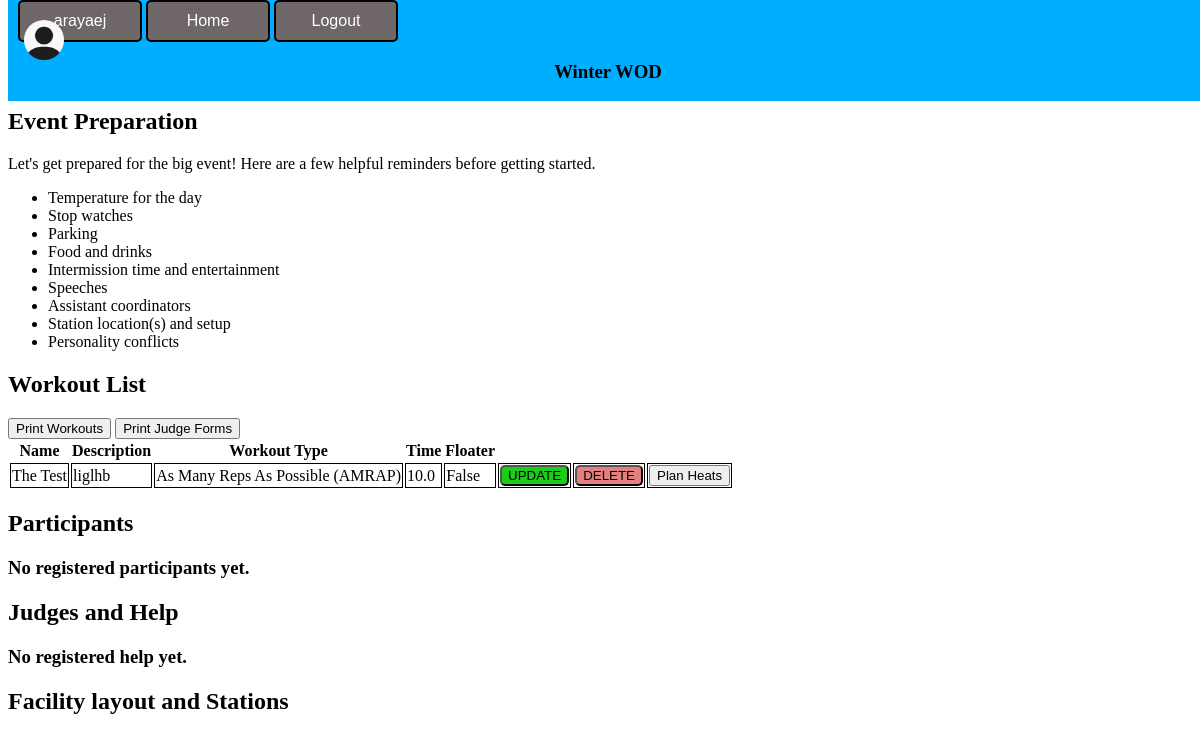
The page /event/prepare/Winter WOD (signed in) on the database its author committed.
### PlanIFYWOD/models.py (models this page shows, shortened)
class Event(models.Model):
    event_id = models.AutoField(primary_key=True, unique=True)
    event_host_user = models.ForeignKey(UserAccount, on_delete=models.CASCADE, db_column='username')
    event_host_affiliate = models.ForeignKey(Affiliate, on_delete=models.CASCADE, related_name='+', blank=True, null=True)
    event_status = models.CharField(max_length=25, choices=EVENT_STATUS, default='ACTIVE',null=False)
    event_name = models.CharField(max_length=100, unique=True)
    event_date_created = models.DateField(null=False, auto_now=True)
    event_date = models.DateField(null=False)
    event_start_time = models.TimeField(null=True, blank=True)
    event_size = models.CharField(max_length=10, choices=SIZE, default='50-100', null=False)
    event_location = models.CharField(max_length=100)
    event_address = models.CharField(max_length=100)
    event_city = models.CharField(max_length=100, null=True, blank=True)
    event_zip = models.IntegerField(null=True, blank=True)
    event_country = models.CharField(max_length=50, null=True)
    event_state = models.CharField(max_length=30, null=True)
    event_phone_number = models.CharField(max_length=20)
    event_description = models.TextField(max_length=100, null=True, blank=True)
    event_long_description = models.TextField(max_length=512, null=True, blank=True)
    event_tshirts = models.BooleanField(default=False)
    event_tshirts_price = models.FloatField(null=True, blank=True, default=0.00)
    event_tshirt_image = models.ImageField(upload_to='shirt-images', null=True, blank=True)
    event_type = models.TextField(max_length=20, choices=EVENT_TYPE, default='Individual',null=False)
    event_registration_date_open = models.DateField(null=True, blank=True)
    event_registration_date_close = models.DateField(null=True, blank=True)
    event_price_athlete = models.FloatField(default=0.00)
    event_price_general = models.FloatField(default=0.00)
    event_promo_code = models.BooleanField(default=False)
    event_waiver = models.BooleanField(default=False)
    event_waiver_document = models.FileField(null=True, blank=True)
    event_prizes = models.BooleanField(default=False)
    event_banner = models.ImageField(upload_to='images/', null=True, blank=True)
    event_vendors = models.BooleanField(default=False)
    def __str__(self) -> str:
        return self.event_name

class EventWorkOut(models.Model):
    id = models.AutoField(unique=True, primary_key=True)
    event = models.ForeignKey(Event, on_delete=models.CASCADE)
    workout_name = models.CharField(max_length=50, blank=True)
    workout_type = models.CharField(max_length=50, choices=WORKOUT_TYPES)
    workout_description = models.TextField(max_length=250, blank=True, null=True)
    workout_time = models.FloatField(null=True, blank=True)
    workout_floater = models.BooleanField(default=False)
    workout_demo = models.FileField(null=True, blank=True)

### PlanIFYWOD/views.py (the view)
# urls.py: path('event/prepare/<str:event>', views.prepareevent, name='PrepareEvent'),
@login_required(login_url='SignIn')
def prepareevent(request, event):
    usern = UserAccount.objects.get(username=request.user)
    event = Event.objects.get(event_name=event)
    workoutlist = EventWorkOut.objects.filter(event=event)
    help = None#EventParticipant.objects.filter(event=event, role='Judge')
    athletes = EventParticipant.objects.filter(event_name=event).values()
    return render(request, 'PlanIFYweb/eventprepare.html', {'pagename': event, 'workout_list':workoutlist, 'help': help, 'athletes':athletes})

### PlanIFYWOD/templates/PlanIFYweb/eventprepare.html (shortened to what this page needs)
{% extends 'PlanIFYweb/navbar.html' %}
{% block content %}
<body>
    <div class="filler">
        <h1 class="filler-text">filler</h1>
    </div>
    <h2>Event Preparation</h2>
    <div>
        <p>
            Let's get prepared for the big event!
            Here are a few helpful reminders before getting started.
            <ul>
                <li>Temperature for the day</li>
                <li>Stop watches</li>
                <li>Parking</li>
                <li>Food and drinks</li>
                <li>Intermission time and entertainment</li>
                <li>Speeches</li>
                <li>Assistant coordinators</li>
                <li>Station location(s) and setup</li>
                <li>Personality conflicts</li>
            </ul>
        </p>
    </div>
    <div>
        <h2>Workout List</h2>
        <button>Print Workouts</button>
        <button>Print Judge Forms</button>
        <div class="add-workout-form">
            <table class="workout-table">
                <tr>
                    <th>Name</th>
                    <th>Description</th>
                    <th>Workout Type</th>
                    <th>Time</th>
                    <th>Floater</th>
                </tr>
                {% for workout in workout_list %}
                <tr>
                    <td>{{workout.workout_name}}</td>
                    <td>{{workout.workout_description}}</td>
                    <td>{{workout.workout_type}}</td>
                    <td>{{workout.workout_time}}</td>
                    <td>{{workout.workout_floater}}</td>
                    <td><button class="update-btn">UPDATE</button></td>
                    <td><button class="delete-btn">DELETE</button></td>
                    <td><button id="plan-heat">Plan Heats</button></td>
                </tr>
                {% endfor %}
            </table>
        </div>
    </div>
    <div>
        <h2>Participants</h2>
        {% if athletes %}
            {% for athlete in athletes %}
            <div class="athlete-list-main" id="athlete-list-main" style="border: 1px solid black; width: 18%; margin: 5px;"> {{athlete.first_name_of_participant}} {{athlete.last_name_of_participant}} - {{athlete.class_type}}</div>
            {% endfor %}
    {% else %}
    <h3>No registered participants yet.</h3>
    {% endif%}
    </div>
    <div>
        <h2>Judges and Help</h2>
        {% if help %}
            <ol>
                {% for helpers in help %}
                <li> {{helpers.first_name}} {{helpers.last_name}}</li>
                {% endfor %}
            </ol>
        {% else %}
        <h3>No registered help yet.</h3>
        {% endif%}
    </div>
    <div>
        <h2>Facility layout and Stations</h2>
    </div>
</body>
{% endblock %}

### PlanIFYWOD/templates/PlanIFYweb/navbar.html (shortened to what this page needs)
{% load static %}
<!DOCTYPE html>
<html>
    <head>
        <link rel="stylesheet" type="text/css" href="{% static '/css/main.css' %}">
    </head>
    {% if user.is_authenticated %}
        <div class="nav-bar">
            <a href="{% url 'Profile' user=user %}"><div class="dashboard-button">{{user}}</div></a>
                {% if profile_pic %}
                    <img src="media/{{ img }}" class="profile-pic" />
                {% else %}
                <img src="{% static '/media/images/generic_avatar.png'  %}" class="profile-pic" />
                {% endif %}
            <a href="{% url 'Home' %}"><div class="dashboard-button">Home</div></a>
            <a href="{% url 'SignOut' %}"><div class="dashboard-button">Logout</div></a>
            <center><h3>{{pagename}}</h3></center>
        </div>
    {% endif %}
    {% block content %}
    {% endblock%}
</html>

### PlanIFYweb/static/css/main.css (style rules this page uses)
div.nav-bar { background-color: rgb(0, 174, 255);; position:fixed; top: 0; width: 100%; overflow: hidden; z-index: 1; }
.profile-pic { position: absolute; left: 16px; top: 20px; width: 40px; height: 40px; border-radius: 50%; }
.filler { margin-top: 50px; }
.filler-text { color: white; }
td { border: 1px solid; }
.dashboard-button { color: white; position: relative; left: 10px; padding: 10px; width: 100px; border: 2px solid; border-radius: 5px; border-color: black; color: white; text-align: center; display: inline-block; background-color: rgb(111, 103, 103); font-family: Arial, Helvetica, sans-serif; }
.delete-btn { background-color: rgba(200, 0, 0, 0.5); border-radius: 5px; }
.update-btn { background-color: rgba(0, 200, 0, 0.9); border-radius: 5px; }

### rows shown on the page
Event: event_name "Winter WOD"
EventWorkOut: workout_name "The Test", workout_description "liglhb", workout_type "As Many Reps As Possible (AMRAP)", workout_time "10.0", workout_floater "False"

### other values the page prints
{{ user }} "arayaej"
